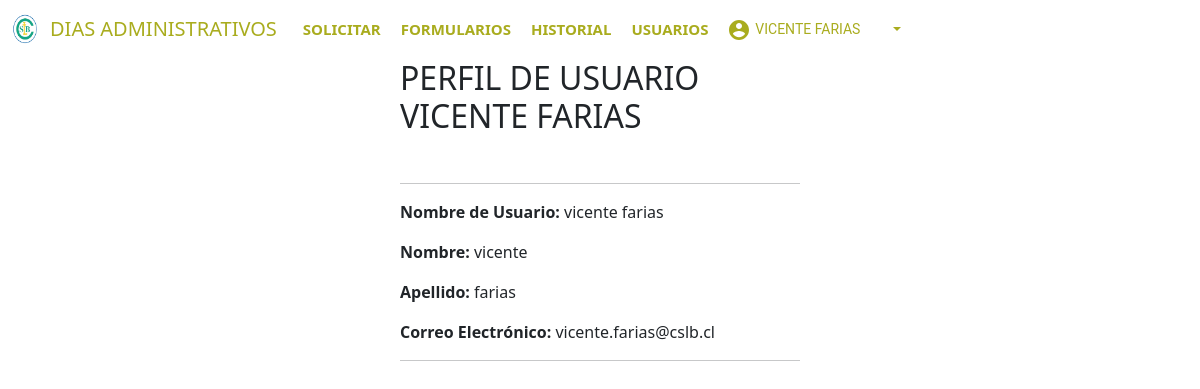
/accounts/profile/ (signed in), run on the app's committed database.
### proyectoapp/models.py (models this page shows, shortened)
class User(AbstractUser):
    password = models.CharField(max_length=100, verbose_name='contraseña', default="1320")
    username = models.CharField(max_length=150, unique=True)
    first_name = models.CharField(max_length=30)
    last_name = models.CharField(max_length=30)
    email = models.EmailField(unique=True, blank=True, null=True)
    jefe = models.EmailField('correo jefe', max_length=254)
    jefe_id = models.IntegerField(default=None, null=True, blank=True)
    grupo_encargado_id = models.IntegerField(default=None, null=True, blank=True)  # Campo para almacenar group_id
    is_superuser = models.BooleanField(default=False)
    birthday = models.DateField('Cumpleaños',blank=True, null=True)
    date_joined = models.DateTimeField('Fecha Ingreso', default=timezone.now)
    dias_tomados = models.FloatField(default=0, verbose_name='Días Tomados')
    dias_restantes = models.FloatField(default=2, verbose_name='Días Restantes')
    dias_cumpleaños = models.FloatField(default=1, verbose_name='Días cumpleaños')

### proyectoapp/views.py (the view)
# urls.py: path('accounts/profile/', login_required(views.profile), name='profile'),
def profile(request):
    return render(request, 'account/profile.html')

### proyectoapp/templates/account/profile.html (shortened to what this page needs)
{% extends "../base.html" %}
{% load crispy_forms_tags%}
{% load static %}
{%block content%}
<div class="col-md-4 mx-auto">
    <div>
        <h2>PERFIL DE USUARIO {{user.username | upper }}</h2>
    </div>
    <br>
    <hr>
    <div>
        <p><strong>Nombre de Usuario: </strong>{{user.username}}</p>
        <p><strong>Nombre: </strong>{{user.first_name}}</p>
        <p><strong>Apellido: </strong>{{user.last_name}}</p>
        <p><strong>Correo Electrónico: </strong>{{user.email}}</p>
    </div>
    <hr>
</div>
{%endblock%}

### proyectoapp/templates/base.html (shortened to what this page needs)
<!DOCTYPE html>
{% load static %}
<html lang="en">
  <head>
  <link rel=" stylesheet" type="text/css" href='{% static "CSS/body_nav.css" %}'>
  <link rel=" stylesheet" type="text/css" href='{% static "CSS/botton.css" %}'>
  <link href="https://cdn.jsdelivr.net/npm/bootstrap@5.3.0/dist/css/bootstrap.min.css" rel="stylesheet">
  <link rel="stylesheet" href="https://cdnjs.cloudflare.com/ajax/libs/font-awesome/4.7.0/css/font-awesome.min.css">
  <link rel="stylesheet" href="https://cdnjs.cloudflare.com/ajax/libs/animate.css/4.1.1/animate.min.css" />
  </head>
  <body>
    <nav class="navbar navbar-expand-lg" id="nav-menu">
      <img class="animate__animated animate__bounce" src='{% static "../media/image/cslb.png" %}'alt="10" width="50"height="30"/>
      <a class="navbar-brand elemento" id="nav-menu" style="background: #4f4f4f00"href='{% url "index" %}'>DIAS ADMINISTRATIVOS</a>
        {% if request.user.is_authenticated %}
          <div class="collapse navbar-collapse" id="navbarSupportedContent">
            <ul class="navbar-nav">
              <li class="nav-item">
                <a class="nav-link" href='{% url "formulario" %}'>SOLICITAR</a>
              </li>
              {% if request.user.is_superuser %}
              <li class="nav-item">
                <a class="nav-link" href='{% url "Listado" %}'>Formularios</a>
              </li>
              <li class="nav-item">
                <a class="nav-link" href='{% url "historial" %}'>Historial</a>
              </li>
              <li class="nav-item">
                <a class="nav-link" href='{% url "usuarios" %}'>Usuarios</a>
              </li>
              {%endif%}
            </ul>
              <div class="dropdown navbar-nav">
                <button class="css-nav dropdown-toggle dropdownp"type="button"data-bs-toggle="dropdown">
                  <span>
                  </span>
                  <p class="css-menu-caja">
                  {% if request.user.is_authenticated %}
                    <li><a  class="dropdown-item dropdown_sub css-nav">{{user.username | upper }}</a></li>
                  {% else %}
                    <li><a  class="dropdown-item dropdown_sub css-nav">PERFIL</a></li>
                  {%endif%}
                    </p>
                      <svg class="css-menu-int" focusable="false" aria-hidden="true"></svg>
                </button>
              </div>
          </div>
        {%endif%}
    </nav>
  {%block content%}
  {% endblock %}
  </body>
</html>

### proyectoapp/static/CSS/body_nav.css (style rules this page uses)
#nav-menu ul { font-family: "Chivo Mono" monospace; align-items: center; }
#nav-menu ul li { list-style: none; }
#nav-menu ul li a { font-size: 15px; font-weight: 700; text-transform: uppercase; color: rgb(0, 0, 0); padding: 10px; transition: 0.5s ease; ; }
.css-nav { display: inline-flex; align-items: center; justify-content: center; position: relative; box-sizing: border-box; background-color: transparent; outline: 0px; border: 0px; margin: 0px; cursor: pointer; vertical-align: middle; font-weight: 500; line-height: 24px; font-size: 0.875rem; font-family: Roboto, sans-serif; min-width: 64px; padding: 6px 8px; border-radius: 8px; }
.css-menu-int { user-select: none; width: 1.2em; height: 1em; display: inline-block; fill: currentcolor; flex-shrink: 0; transition: fill 200ms cubic-bezier(0.4, 0, 0.2, 1) 0ms; font-size: 1.5rem; }

### data on the page
User: username "VICENTE FARIAS", username "vicente farias", first_name "vicente", last_name "farias", email "vicente.farias@cslb.cl"
